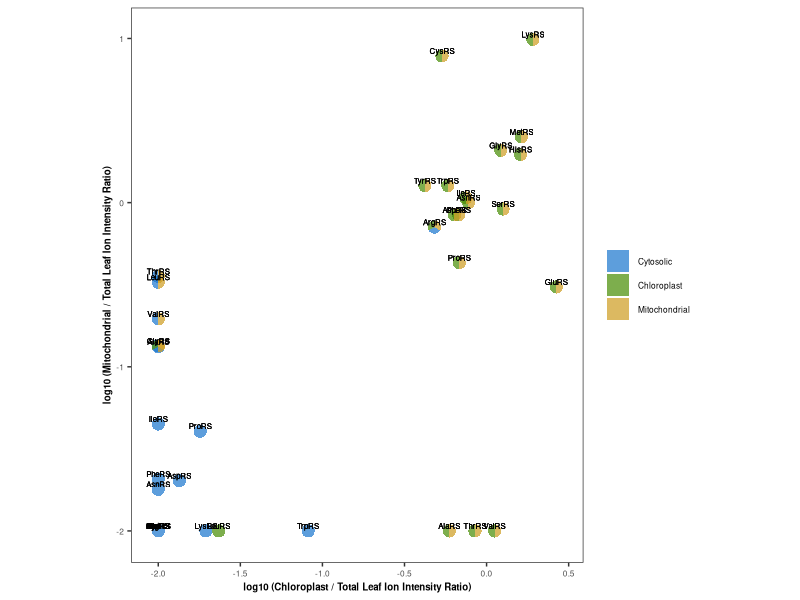
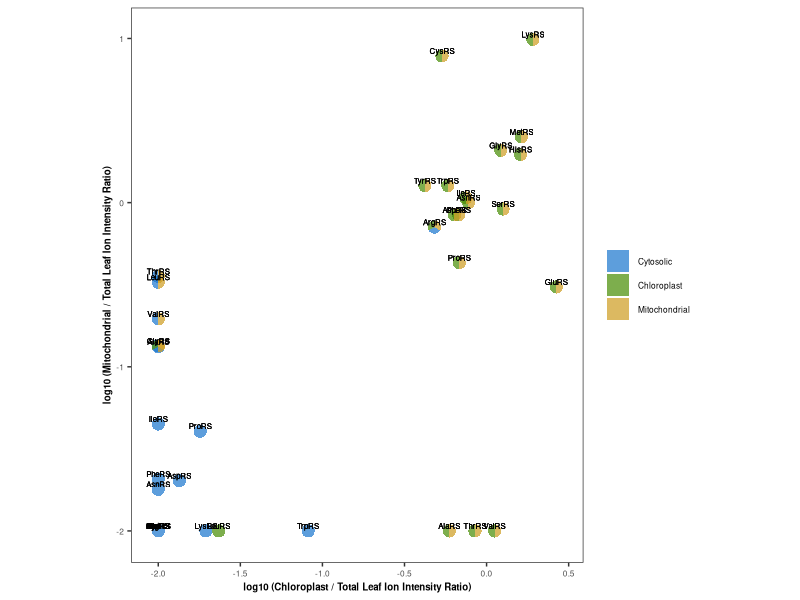

R code for these plots, in order:
library(tidyverse)
library(ggforce)

log_floor = 0.01

joined_df = read.csv("aars_enrichment.arabidopsis.withLFQ.noPF.csv")

pivot_longer(joined_df,cols=c(Mitochondrial,Cytosolic,Chloroplast),names_to = "Subcellular",values_to = "Presence") %>%
  mutate(Subcellular = factor(Subcellular, levels = c("Cytosolic", "Chloroplast", "Mitochondrial"))) %>%
  ggplot() +
  geom_arc_bar(aes(
    x0=log10(log_floor + (arabidopsis_chloroplast_1_LFQ + arabidopsis_chloroplast_2_LFQ)/(arabidopsis_nuclear_1_LFQ + arabidopsis_nuclear_2_LFQ)), 
    y0=log10(log_floor + (arabidopsis_mito_1_LFQ + arabidopsis_mito_2_LFQ)/(arabidopsis_nuclear_1_LFQ + arabidopsis_nuclear_2_LFQ)), 
    r0=0,r=0.04,amount=Presence,fill=Subcellular),
    stat="pie", alpha=0.7, linetype="blank") +
  coord_equal() +
  #comment out the following line to exclude aaRS text labels
  geom_text(aes(
    label=Type, 
    x=log10(log_floor + (arabidopsis_chloroplast_1_LFQ + arabidopsis_chloroplast_2_LFQ)/(arabidopsis_nuclear_1_LFQ + arabidopsis_nuclear_2_LFQ)), 
    y=log10(log_floor + (arabidopsis_mito_1_LFQ + arabidopsis_mito_2_LFQ)/(arabidopsis_nuclear_1_LFQ + arabidopsis_nuclear_2_LFQ))), 
    nudge_y = 0.03, size=2) +
  scale_fill_manual(values = c("Mitochondrial"="goldenrod3","Cytosolic"="dodgerblue3","Chloroplast"="chartreuse4")) +
  xlab("log10 (Chloroplast / Total Leaf Ion Intensity Ratio)") +
  ylab("log10 (Mitochondrial / Total Leaf Ion Intensity Ratio)") +
  theme_bw() +
  theme(legend.position = "right", 
        axis.title = element_text(size=7, face="bold"), 
        axis.text = element_text(size=6), 
        legend.title = element_blank(), 
        legend.text = element_text(size=6),
        panel.grid.major = element_blank(),
        panel.grid.minor = element_blank()
  ) 

ggsave("aars_enrichment.arabidopsis.withLFQ.noPF.pdf", width=6, height=3.5)
